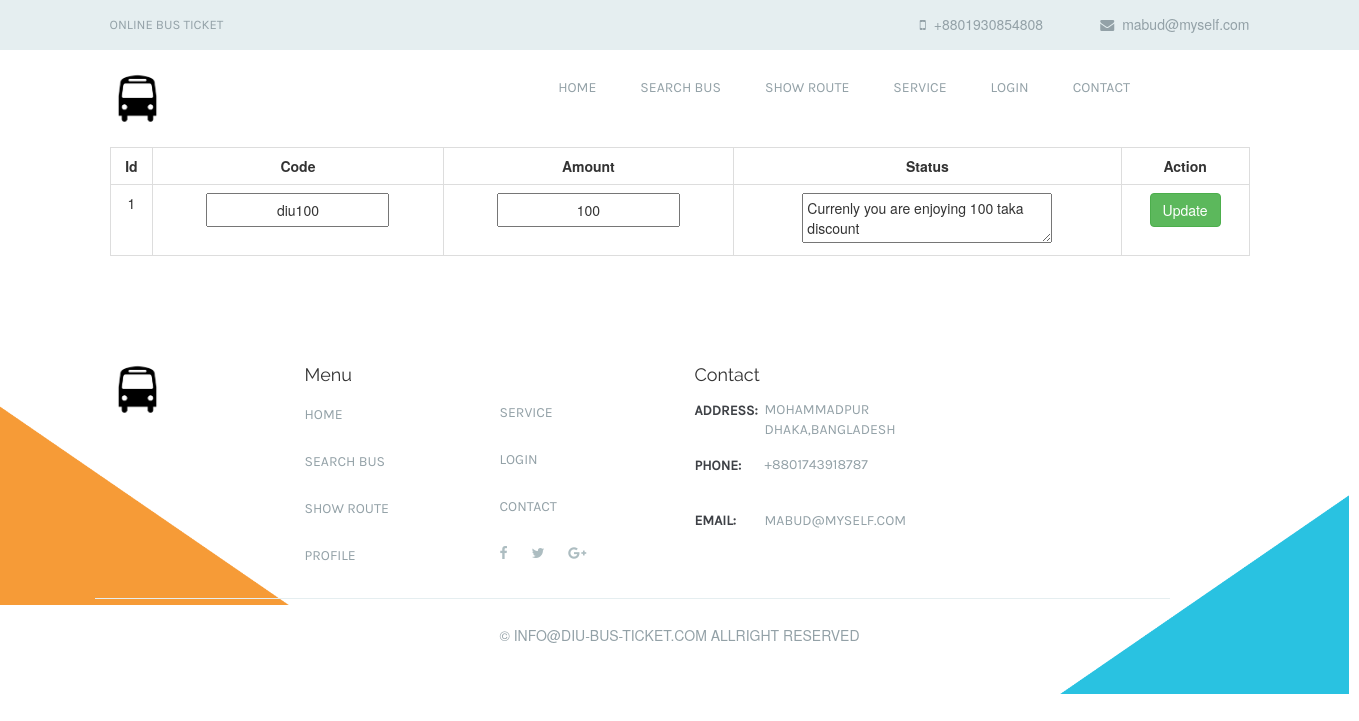
The app's page /travelix/busTicket-master/discount/editDiscount.php?id=1 with its own data.
### tables this page shows
CREATE TABLE `discount` (
  `id` int(11) NOT NULL,
  `code` varchar(255) NOT NULL,
  `disAmount` int(11) NOT NULL DEFAULT 0,
  `disStatus` varchar(255) DEFAULT NULL
);

### travelix/busTicket-master/discount/editDiscount.php (the view, shortened to what this page needs)
<?php require 'header.php'; ?>
<?php
if(isset($_GET['id'])){
    $id = $_GET['id'];
}
    $sql = "SELECT * FROM discount WHERE id = '$id'";
    $result = mysqli_query($db, $sql);
?>
<div class="container">
<form action="" method="post">
<table class="table table-bordered">
    <tr>
        <th>Id</th>
        <th>Code</th>
        <th>Amount</th>
        <th>Status</th>
        <th>Action</th>
    </tr>
    <?php while($row=mysqli_fetch_assoc($result)): ?>
    <tr>
        <td>
            <?php echo $row['id']; ?>
        </td>
        <td>
            <input type="text" name="code" value="<?php echo $row['code']; ?>">
        </td>
        <td>
           <input type="text" name="disAmount" value="<?php echo $row['disAmount']; ?>">
         </td>
        <td >
           <textarea name="disStatus" id="" cols="30" rows="2" ><?php echo $row['disStatus']; ?></textarea>
        </td>
        <td>
           <input type="submit" name="update-discount" value="Update" class="btn btn-success">
        </td>
    </tr>
    <?php endwhile; ?>
</table>
</form>
</div>
<?php require 'footer.php'; ?>

### travelix/busTicket-master/css/style.css (style rules this page uses)
* { margin: 0; padding: 0; }

### travelix/busTicket-master/discount/editDiscount.php (style rules this page uses)
td,th { text-align: center; }
input[type=text] { text-align: center; padding: 5px; }
textarea { padding: 4px; }

### records on screen
discount: id "1", code "diu100", disAmount "100", disStatus "Currenly you are enjoying 100 taka discount"
